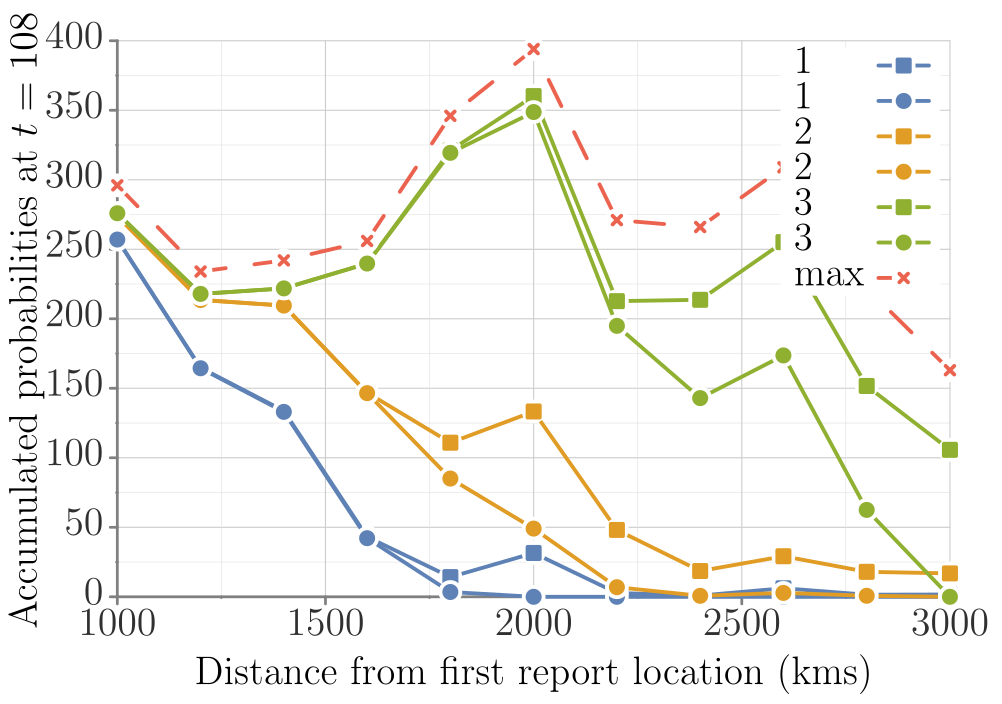

Recreate this plot in gnuplot.
##### terminal
clear
# set loadpath '~/Dropbox/proj/gp/src'
set term tikz standalone size 12.5cm,8.75cm font ",14" gparrows scale 2,2 textscale 2
set datafile separator ','

##### output
set output 'dist_prob_B_int.tex'

##### bg: bg color, axes, grid, tics
##### http://www.colourlovers.com/palette/268142/Danger_Mouse
Danger='#F84934'; # red
Shoes='#4D5E5F'; # grey
##### Rand Olson
roBlue='#1F77B4';
roRed='#D62728';
# border
set style line 21 lt 1 lc rgb '#808080' 
set border 3 back ls 21 lw 5
# grid
set style line 22 lt 2 lc rgb '#CCCCCC' lw 2
set style line 23 lt 2 lc rgb '#DDDDDD' lw 1
set grid xtics mxtics ytics mytics back ls 22, ls 23
# tics
set tics textcolor rgb '#303030'
set tics nomirror out scale 1,.1
set mxtics 2
set mytics 2

##### load default linestyles
set style increment user
# taken care of in terminal
do for [i=1:15] { set style line i lt 1 lw 7 }

##### line colors
# mathematica default
DarkBlue= '#5e82b5'
Orange=   '#e09c24'
Green=    '#8fb030'
Red=      '#eb634f'
Purple=   '#8778b3'
Brown=    '#c46e1a'
LightBlue='#5c9ec7'
Yellow=   '#FDBF6F'
MATHEMATICA="#5e82b5 #e09c24 #8fb030 #eb634f #8778b3 #c46e1a #5c9ec7 #FDBF6F"
do for[i=1:8] {set style line i lc rgb word(MATHEMATICA,i)}
####

##### data style
set style data linespoints;
set style line 1 pt 5
set style line 2 pt 7
set style line 3 pt 13
set style line 4 pt 17
set style line 5 pt 4
set style line 6 pt 6
set style line 7 pt 12
set style line 8 pt 16
#
set pointintervalbox 4.5
do for [i=1:15] {set style line i ps 2.75 pi -1}

# NOTE: offsets should be a function of font sizes
##### key
set key t l Left spacing 4 width 5 opaque font ",15"

##### tics (note that tics are also set in theme)
set xtics font ",15" offset 0,.2
set ytics font ",15" offset 1.5,0

##### plot
set title font ",15" "" offset -3,.3
set xlabel "Distance from first report location (kms)" offset 0,0 font ",15"
set ylabel "Accumulated probabilities at $t=108$" offset -2,0 font ",15"


unset title;        set key r t width 5;        set xrange [1000:3000];        set xlabel offset 0,.7;        set xtics offset 0,-.4;

plot       'model-B_s2_m1_108.csv' u 1:2 ls 1 pt 5 ti  '1',       'model-B_s3_m1_108.csv' u 1:2 ls 1 pt 7 ti '1',       'model-B_s2_m2_108.csv' u 1:2 ls 2 pt 5 ti  '2',       'model-B_s3_m2_108.csv' u 1:2 ls 2 pt 7 ti '2',       'model-B_s2_m3_108.csv' u 1:2 ls 3 pt 5 ti  '3',       'model-B_s3_m3_108.csv' u 1:2 ls 3 pt 7 ti '3',       '../obj/cell_count_distance.csv' u 1:2 ls 4 dashtype 2 ti  'max'

set term x11 reset;
